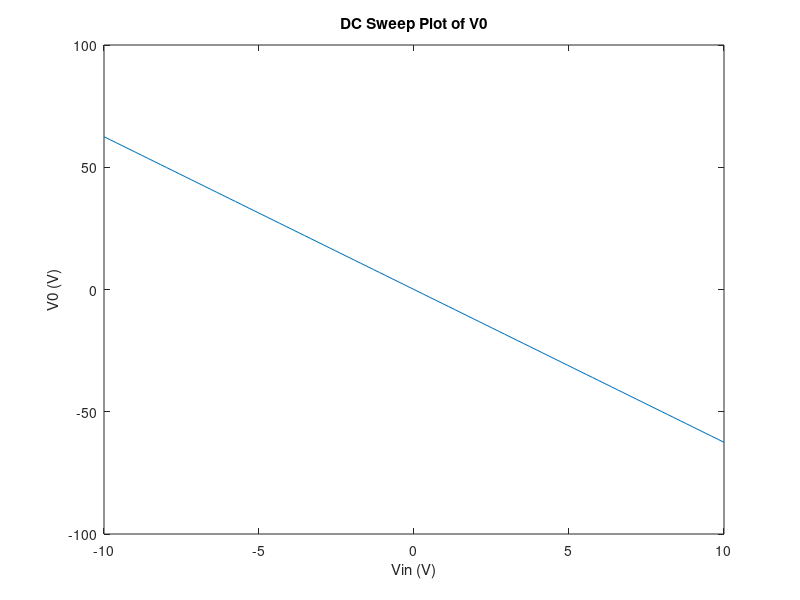
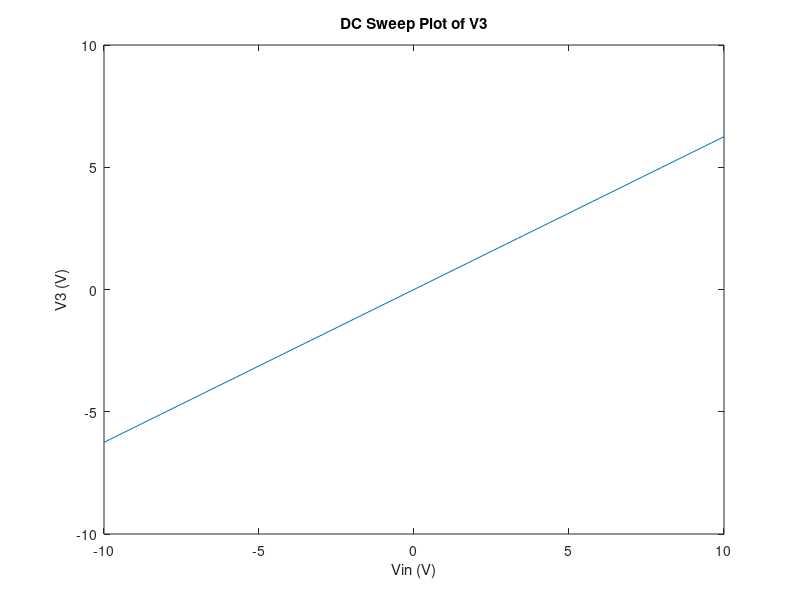
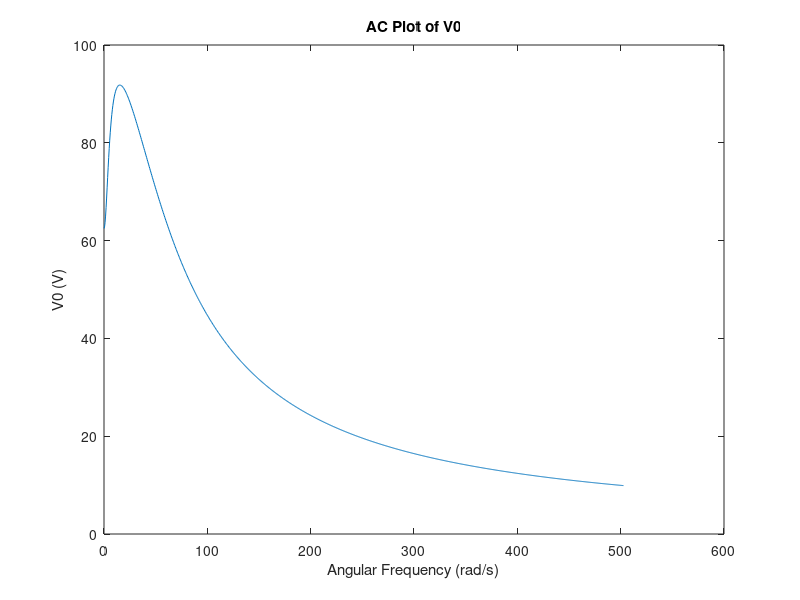
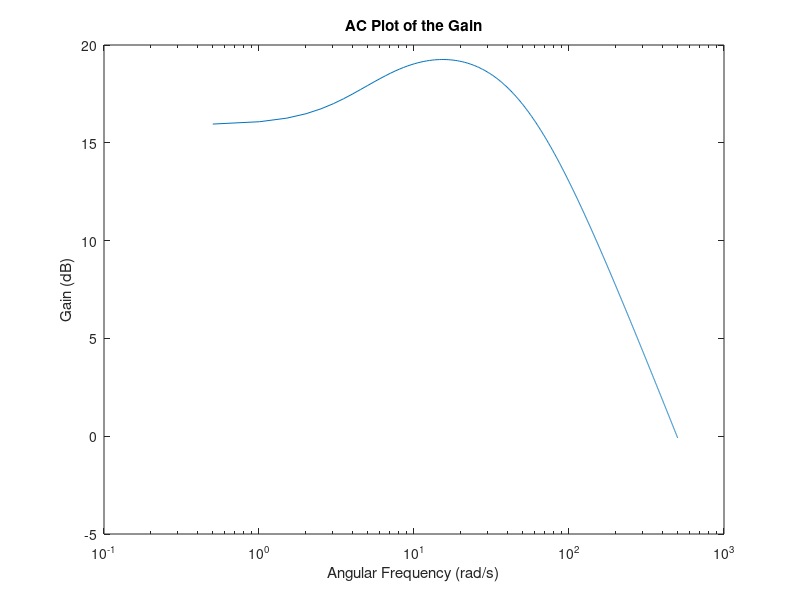

Write the MATLAB code that produced these figures, in order. (Note: this script raises an error after producing the figures.)
function[] = PA7()

G = zeros(8,8);
C = zeros(8,8);
F = zeros(8,1);
R1 = 1; 
R2 = 2;
R3 = 10;
R4 = 0.1;
R0 = 1000;
c = 0.25;
L = 0.2;
a = 100;

% create G matrix
G(1, 1) = 1/R1;
G(1, 2) = -1/R1;
G(2, 1) = -1/R1;
G(2, 2) = 1/R1+1/R2;
G(3, 3) = 1/R3;
G(4, 4) = 1/R4; 
G(4, 5) = -1/R4;
G(5, 4) = 1/R4;
G(5, 5) = 1/R4+1/R0;
G(6, 1) = 1;
G(7, 2) = 1;
G(7, 3) = -1;
G(8, 3) = -a/R3;
G(8, 4) = 1;
G(1, 6) = 1;
G(2, 7) = 1;
G(3, 7) = -1;
G(4, 8) = 1;

% create C matrix
C(1,1) = c;
C(1,2) = -c;
C(2,2) = c;
C(2,1) = -c;
C(7,7) = -L;

% solve F matrix
Vin = linspace(-10,10,100);
V0 = zeros(length(Vin),1);
V3 = zeros(length(Vin),1);
for i = 1: length(Vin)
    F(6) = Vin(i);
    V = G\F;
    V3(i) = V(3);
    V0(i) = V(5);
end 

figure(1)
plot(Vin, V0)
title('DC Sweep Plot of V0');
xlabel('Vin (V)')
ylabel('V0 (V)')

figure(2)
plot(Vin, V3)
title('DC Sweep Plot of V3');
xlabel('Vin (V)')
ylabel('V3 (V)')

w = 2*pi*linspace(0,80,1000);
V0 = zeros(length(w),1);
gain = zeros(length(w),1);
for i = 1: length(w)
    S = 1i*w(i);
    V = inv((G+S.*C))*F;
    V0(i) = abs(V(5));
    gain(i) = 20*log10(abs(V0(i))/abs(V(1)));
end 

figure(3)
plot(w,V0);
xlabel('Angular Frequency (rad/s)')
ylabel('V0 (V)')
title('AC Plot of V0')

figure(4)
semilogx(w, gain);
xlabel('Angular Frequency (rad/s)')
ylabel('Gain (dB)')
title('AC Plot of the Gain');

V0 = zeros(length(w),1);
gain = zeros(length(w),1);

for i = 1: length(V0)
    p = randn()*0.05;
    C(1, 1)= c*p;
    C(2, 2)= c*p;
    C(1, 2)= -c*p;
    C(2, 1)= -c*p;
    
    s = 2*pi;
    V = inv((G+S.*C))*F;
    V0(i) = abs(V(5));
    gain(i) = 20*log10(abs(V0(i))/abs(V(1)));
end

figure(5)
histogram(gain,100);
xlabel('Gain')
ylabel('Count')
title('Histogram of the Gain')